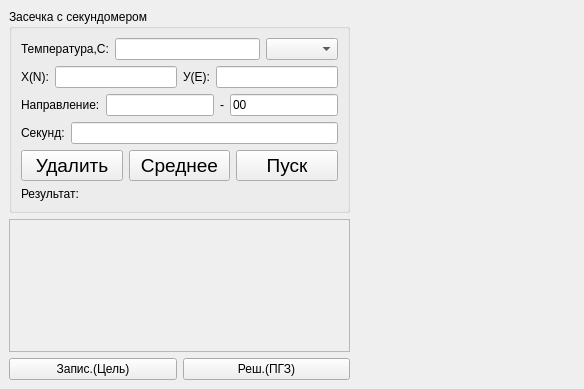
<?xml version="1.0" encoding="UTF-8"?>
<ui version="4.0">
 <class>WindowZwithS</class>
 <widget class="QMainWindow" name="WindowZwithS">
  <property name="geometry">
   <rect>
    <x>0</x>
    <y>0</y>
    <width>584</width>
    <height>389</height>
   </rect>
  </property>
  <property name="windowTitle">
   <string>MainWindow</string>
  </property>
  <widget class="QWidget" name="centralwidget">
   <layout class="QHBoxLayout" name="horizontalLayout_8">
    <item>
     <layout class="QVBoxLayout" name="verticalLayout_2">
      <item>
       <widget class="QGroupBox" name="groupBox">
        <property name="title">
         <string>Засечка с секундомером</string>
        </property>
        <layout class="QVBoxLayout" name="verticalLayout">
         <item>
          <layout class="QHBoxLayout" name="horizontalLayout_6">
           <item>
            <layout class="QHBoxLayout" name="horizontalLayout_3">
             <item>
              <widget class="QLabel" name="label">
               <property name="text">
                <string>Температура,С:</string>
               </property>
              </widget>
             </item>
             <item>
              <widget class="QLineEdit" name="lineEdit">
               <property name="inputMethodHints">
                <set>Qt::ImhFormattedNumbersOnly</set>
               </property>
               <property name="maxLength">
                <number>10</number>
               </property>
              </widget>
             </item>
            </layout>
           </item>
           <item>
            <widget class="QComboBox" name="comboBox"/>
           </item>
          </layout>
         </item>
         <item>
          <layout class="QHBoxLayout" name="horizontalLayout_4">
           <item>
            <widget class="QLabel" name="label_2">
             <property name="text">
              <string>Х(N):</string>
             </property>
            </widget>
           </item>
           <item>
            <widget class="QLineEdit" name="lineEdit_2">
             <property name="inputMethodHints">
              <set>Qt::ImhFormattedNumbersOnly</set>
             </property>
             <property name="maxLength">
              <number>15</number>
             </property>
            </widget>
           </item>
           <item>
            <widget class="QLabel" name="label_3">
             <property name="text">
              <string>У(Е):</string>
             </property>
            </widget>
           </item>
           <item>
            <widget class="QLineEdit" name="lineEdit_3">
             <property name="inputMethodHints">
              <set>Qt::ImhFormattedNumbersOnly</set>
             </property>
             <property name="maxLength">
              <number>15</number>
             </property>
            </widget>
           </item>
          </layout>
         </item>
         <item>
          <layout class="QHBoxLayout" name="horizontalLayout">
           <item>
            <widget class="QLabel" name="label_4">
             <property name="text">
              <string>Направление:</string>
             </property>
            </widget>
           </item>
           <item>
            <widget class="QLineEdit" name="lineEdit_4">
             <property name="inputMethodHints">
              <set>Qt::ImhDigitsOnly</set>
             </property>
             <property name="maxLength">
              <number>10</number>
             </property>
            </widget>
           </item>
           <item>
            <widget class="QLabel" name="label_5">
             <property name="text">
              <string>-</string>
             </property>
            </widget>
           </item>
           <item>
            <widget class="QLineEdit" name="lineEdit_5">
             <property name="inputMethodHints">
              <set>Qt::ImhDigitsOnly</set>
             </property>
             <property name="text">
              <string>00</string>
             </property>
             <property name="maxLength">
              <number>10</number>
             </property>
            </widget>
           </item>
          </layout>
         </item>
         <item>
          <layout class="QHBoxLayout" name="horizontalLayout_2">
           <item>
            <widget class="QLabel" name="label_6">
             <property name="text">
              <string>Секунд:</string>
             </property>
            </widget>
           </item>
           <item>
            <widget class="QLineEdit" name="lineEdit_6">
             <property name="enabled">
              <bool>true</bool>
             </property>
             <property name="inputMethodHints">
              <set>Qt::ImhFormattedNumbersOnly</set>
             </property>
             <property name="maxLength">
              <number>30</number>
             </property>
            </widget>
           </item>
          </layout>
         </item>
         <item>
          <layout class="QHBoxLayout" name="horizontalLayout_5">
           <item>
            <widget class="QPushButton" name="pushButton">
             <property name="font">
              <font>
               <pointsize>14</pointsize>
              </font>
             </property>
             <property name="text">
              <string>Удалить</string>
             </property>
            </widget>
           </item>
           <item>
            <widget class="QPushButton" name="pushButton_3">
             <property name="font">
              <font>
               <pointsize>14</pointsize>
              </font>
             </property>
             <property name="text">
              <string>Среднее</string>
             </property>
            </widget>
           </item>
           <item>
            <widget class="QPushButton" name="pushButton_4">
             <property name="font">
              <font>
               <pointsize>14</pointsize>
              </font>
             </property>
             <property name="text">
              <string>Пуск</string>
             </property>
            </widget>
           </item>
          </layout>
         </item>
         <item>
          <widget class="QLabel" name="label_7">
           <property name="text">
            <string>Результат:</string>
           </property>
          </widget>
         </item>
        </layout>
       </widget>
      </item>
      <item>
       <widget class="QScrollArea" name="scrollArea">
        <property name="verticalScrollBarPolicy">
         <enum>Qt::ScrollBarAlwaysOff</enum>
        </property>
        <property name="horizontalScrollBarPolicy">
         <enum>Qt::ScrollBarAlwaysOff</enum>
        </property>
        <property name="widgetResizable">
         <bool>true</bool>
        </property>
        <widget class="QWidget" name="scrollAreaWidgetContents">
         <property name="geometry">
          <rect>
           <x>0</x>
           <y>0</y>
           <width>379</width>
           <height>131</height>
          </rect>
         </property>
        </widget>
       </widget>
      </item>
      <item>
       <layout class="QHBoxLayout" name="horizontalLayout_7">
        <item>
         <widget class="QPushButton" name="pushButton_6">
          <property name="sizePolicy">
           <sizepolicy hsizetype="Expanding" vsizetype="Preferred">
            <horstretch>0</horstretch>
            <verstretch>0</verstretch>
           </sizepolicy>
          </property>
          <property name="text">
           <string>Запис.(Цель)</string>
          </property>
         </widget>
        </item>
        <item>
         <widget class="QPushButton" name="pushButton_5">
          <property name="sizePolicy">
           <sizepolicy hsizetype="Expanding" vsizetype="Preferred">
            <horstretch>0</horstretch>
            <verstretch>0</verstretch>
           </sizepolicy>
          </property>
          <property name="text">
           <string>Реш.(ПГЗ)</string>
          </property>
         </widget>
        </item>
       </layout>
      </item>
     </layout>
    </item>
    <item>
     <spacer name="horizontalSpacer">
      <property name="orientation">
       <enum>Qt::Horizontal</enum>
      </property>
      <property name="sizeHint" stdset="0">
       <size>
        <width>40</width>
        <height>20</height>
       </size>
      </property>
     </spacer>
    </item>
   </layout>
  </widget>
 </widget>
 <resources/>
 <connections/>
</ui>
